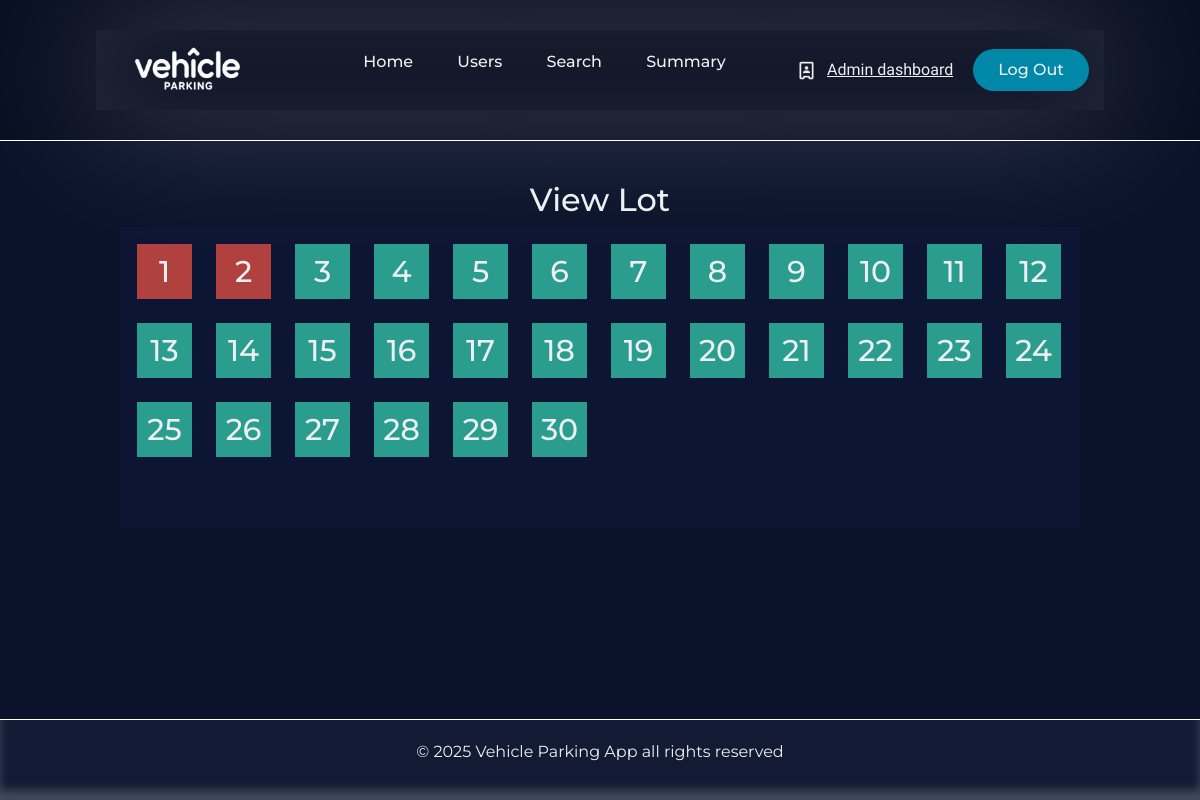
Before: /view-parking-lot/1 with the older database file.
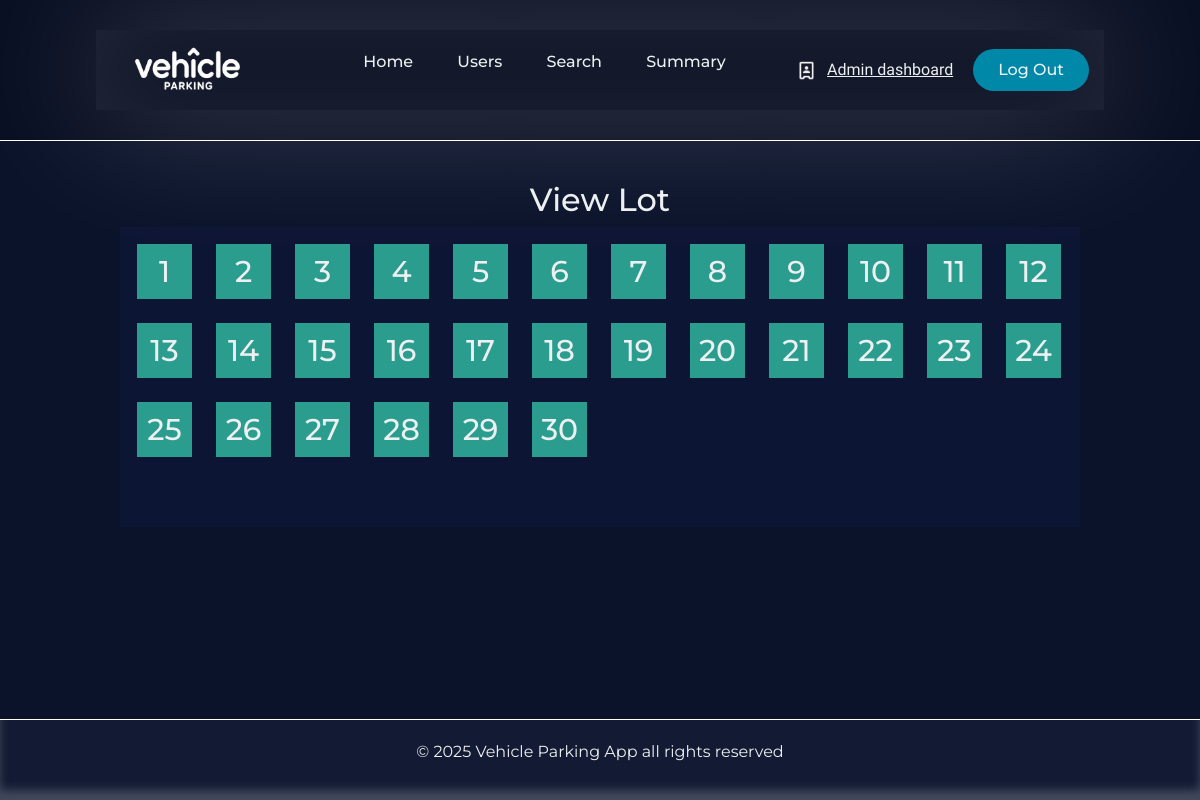
After: the same page with the newer database file.
### Application/models.py (models this page shows)
class Parkingspots(db.Model):
    __tablename__='parking_spots'
    id=db.Column(db.Integer,primary_key=True)
    lot_id=db.Column(db.Integer,db.ForeignKey('parking_lot.id'),nullable=False)
    spot_number=db.Column(db.Integer,nullable=False)
    status=db.Column(db.String(20),default='Available',nullable=False) # A= Available,O=Occupied
    record=db.relationship('Parkingrecords',backref='spot',lazy=True)

### Application/controllers.py (the view)
@app.route('/view-parking-lot/<int:lot_id>',methods=['GET','POST'])
def view_lot(lot_id):
    parking_spots=Parkingspots.query.filter_by(lot_id=lot_id).all()
    return render_template('view_parkinglot.html',parking_spots=parking_spots)

### templates/view_parkinglot.html (shortened to what this page needs)
{% extends 'admin_base.html' %}
{% block content %}
<div class="view-container">
            <div class="view-lot-heading">
                <h2> View Lot </h2>
            </div>
            <div class="view-parking-lot">
            {% for spots in parking_spots %}
                {% if spots.status=='A' %}
                    <a href="/view-parking-spot/Available/{{spots.id}}">
                        <div class="parking-spots-available">
                            {{spots.spot_number}}
                        </div>
                    </a>
                {% else %}
                    <a href="/view-parking-spot/Occupied/{{spots.id}}">
                        <div class="parking-spots-occupied">
                            {{spots.spot_number}}
                        </div>
                    </a>
                {% endif %}
            {% endfor %}
            </div>
</div>
{% endblock %}

### templates/admin_base.html (shortened to what this page needs)
<!DOCTYPE html>
<html lang="en">
  <head>
    <link
      href="https://cdn.jsdelivr.net/npm/bootstrap@5.3.3/dist/css/bootstrap.min.css"
      rel="stylesheet"
    />
    <link rel="stylesheet" href="/static/style.css" />
  </head>
  <body>
    <div class="main_page">
      <header class="header_section">
        <div class="header_canvas">
          <img
            class="logo"
            src="/static/Vehicle parking app logo.png"
            alt="logo"
            height="50px"
            width="150px"
          />
          <nav>
            <ul class="nav__links">
              <li><a href="/">Home</a></li>
              <li><a href="{{url_for('user_details')}}">Users</a></li>
              <li><a href="#">Search</a></li>
              <li><a href="{{url_for('admin_summary')}}">Summary</a></li>
            </ul>
          </nav>
          <div class="nav_side_buttons">
            <img id="user_icon" src="/static/admin_icon.png" alt="" />
            <a href="{{url_for('admin_dash')}}"><span id="header_signature">Admin dashboard </span></a>
            <a class="header_register_button" href="#"
              ><button>Log Out</button></a
            >
          </div>
        </div>
      </header>
      <main class="main_section">{% block content %} {% endblock %}</main>
      <footer class="footer_section">
        <p>&copy; 2025 Vehicle Parking App all rights reserved</p>
      </footer>
    </div>
  </body>
</html>

### static/style.css (style rules this page uses)
* { box-sizing: border-box; margin: 0; padding: 0; font-family: "Montserrat",sans-serif; }
html,body { height: 100%; background-color: #0b132b; color: #edf0f1; }
.main_page { display: flex; flex-direction: column; min-height: 100vh; }
.header_section { padding: 30px 8%; border-bottom: 1px solid white; background-color: #090f22; }
.header_canvas { padding: 15px; display: flex; justify-content: space-between; align-items: center; box-shadow: inset 0 0 100px rgba(255, 255, 255, 0.11), 0 0 150px rgba(255, 255, 255, 0.25); }
li,a,button { font-weight: 500; font-size: 16px; color: inherit; text-decoration: none; }
.logo { cursor: pointer; }
.nav__links { list-style: none; }
.nav__links li { display: inline-block; padding: 0px 20px; }
.nav__links li a { transition: all 0.3s ease 0s; }
.nav_side_buttons { display: flex; align-items: center; gap: 10px; }
.nav_side_buttons button { padding: 9px 25px; background-color: rgba(0, 136, 169, 1); border: none; border-radius: 50px; cursor: pointer; transition: all 0.3s ease 0s; }
#user_icon { height: 21px; }
#header_signature { margin-right: 10px; font-family: "Delius Swash Caps"; text-decoration: underline; font-size:medium; }
.main_section { flex: 1; padding: 20px 10%; }
.footer_section { background-color: #121b33; padding: 20px 10%; text-align: center; color: #edf0f1; border-top: 1px solid white; box-shadow: inset 0 -10px 10px rgba(255, 255, 255, 0.2); }
.view-container { height: auto; display: flex; flex-direction: column; align-items: center; min-height: 300px; margin-top: 20px; }
.view-parking-lot { background-color: rgba(16, 24, 63, 0.445); min-width: 50%; height: auto; display: flex; min-height: 300px; flex-wrap: wrap; gap: 10px; align-content: flex-start; padding: 10px; max-width: 1200px; }
.parking-spots-available { height: 55px; width: 55px; background-color: #2a9d8f ; margin: 7px; display: flex; justify-content: center; align-items: center; font-size: 30px; }

Changed rows visible on the page:
changed Parkingspots (number 1 of 30 on the later page): status "O" → "A" (drawn)
changed Parkingspots (number 2 of 30 on the later page): status "O" → "A" (drawn)
